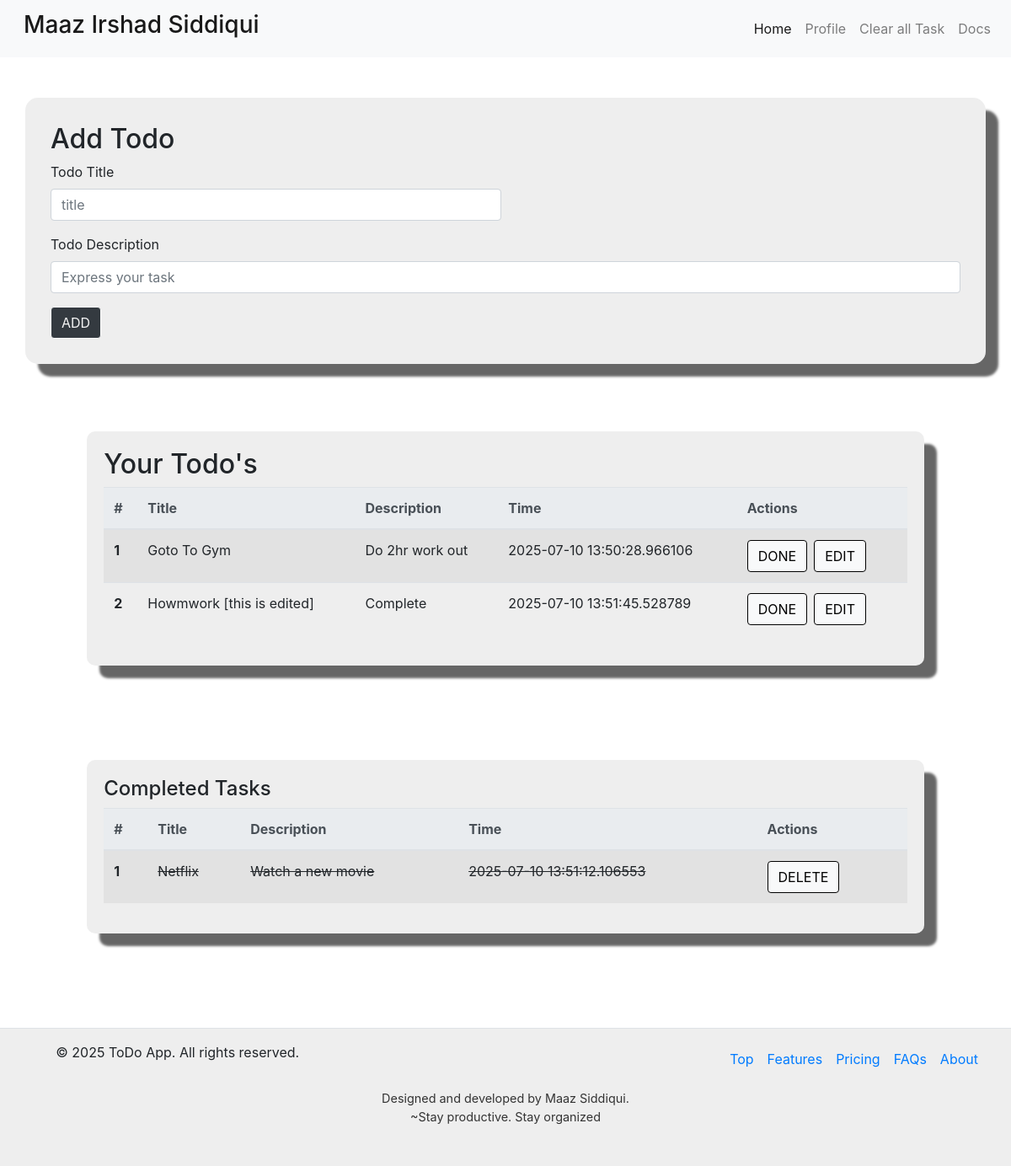
Before: / with the older database file.
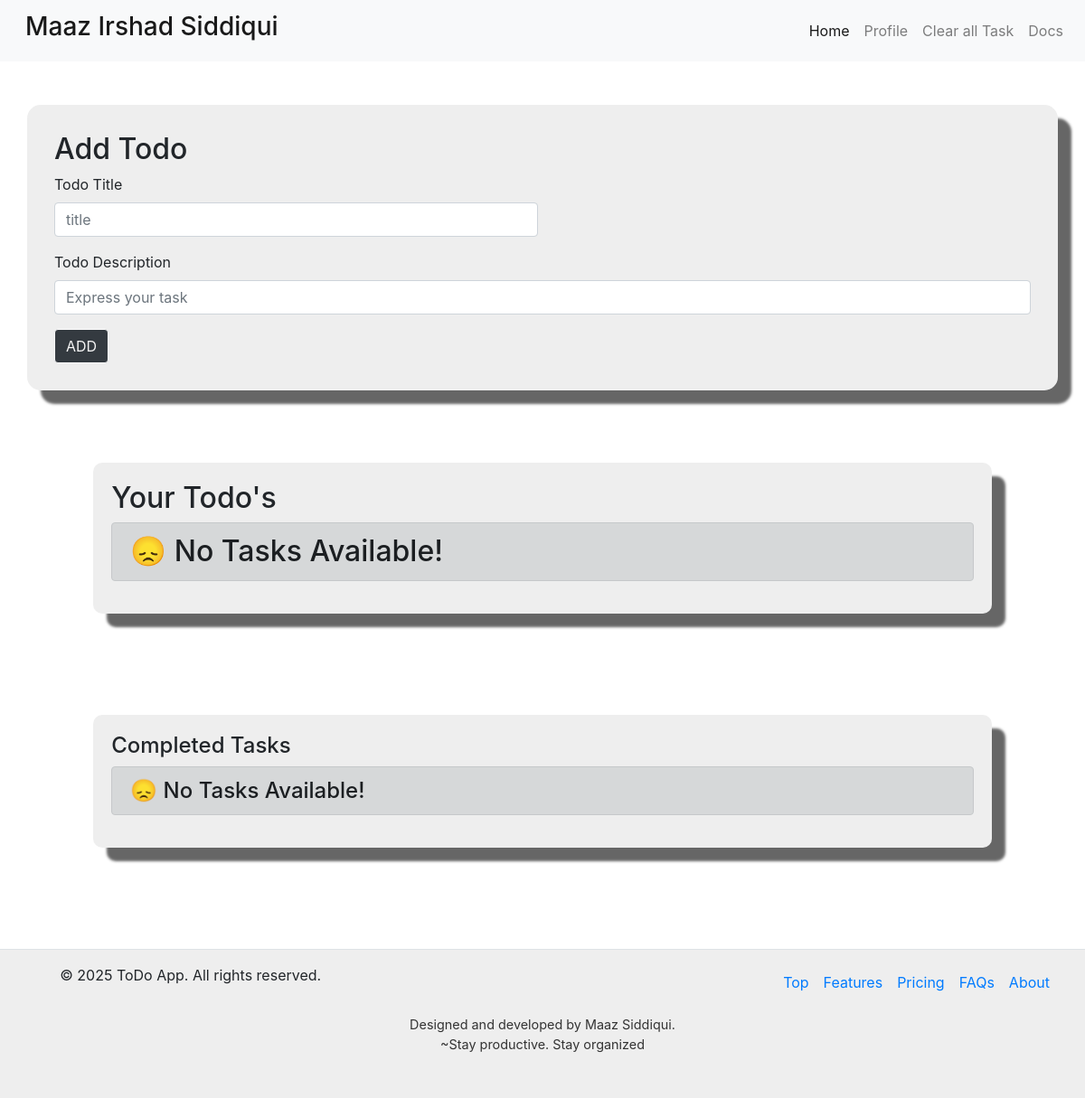
After: the same page with the newer database file.
### app.py (models this page shows)
class Todo(db.Model):
    sno = db.Column(db.Integer, primary_key=True)
    title = db.Column(db.String(200), nullable=False)
    content = db.Column(db.String(500), nullable=False)
    date = db.Column(db.DateTime, default=datetime.utcnow)

class DeletedTodo(db.Model):
    id = db.Column(db.Integer, primary_key=True)
    sno = db.Column(db.Integer, nullable=False)
    title = db.Column(db.String(200), nullable=False)
    content = db.Column(db.String(500), nullable=False)
    date = db.Column(db.DateTime, default=datetime.utcnow)

### app.py (the view, shortened to what this page needs)
@app.route('/', methods=['POST', 'GET'])
def home():
    all_todo = Todo.query.all()
    del_all_todo = DeletedTodo.query.all()
    return render_template('index.html', all_todo=all_todo, deltodo=del_all_todo)

### templates/index.html (shortened to what this page needs)
{% extends 'base.html' %}
{% block body %}
<div class="container mt-5">
  <form action="/" method="POST">
    <h2>Add Todo</h2>
    <div class="form-row">
      <div class="form-group col-md-6">
        <label for="title">Todo Title</label>
        <input
          required
          type="text"
          class="form-control"
          name="title"
          id="title"
          placeholder="title"
        />
      </div>
    </div>
    <div class="form-group">
      <label for="desc">Todo Description</label>
      <input
        type="text"
        required
        class="form-control"
        id="desc"
        name="desc"
        placeholder="Express your task"
      />
    </div>
    <button type="submit" class="addbt btn btn-dark">ADD</button>
  </form>
</div>
<div class="container-fluid d-flex justify-content-center p-5 my-3">
  <div class="table-container w-100">
    <h2>Your Todo's</h2>
    {% if all_todo %}
    <div class="table-responsive">
      <table class="table table-striped table-hover">
        <thead class="thead-light">
          <tr>
            <th scope="col">#</th>
            <th scope="col">Title</th>
            <th scope="col">Description</th>
            <th scope="col">Time</th>
            <th scope="col">Actions</th>
          </tr>
        </thead>
        <tbody>
          {% for i in all_todo %}
          <tr>
            <th scope="row">{{ loop.index }}</th>
            <td>{{ i.title }}</td>
            <td>{{ i.content }}</td>
            <td>{{ i.date }}</td>
            <td>
              <div class="d-flex">
                <a href="/done/{{ i.sno }}">
                  <button type="button" class="btn btn-light mr-2">DONE</button>
                </a>
                <a href="/edit/{{ i.sno }}">
                  <button type="button" class="btn btn-light mr-2">EDIT</button>
                </a>
              </div>
            </td>
          </tr>
          {% endfor %}
        </tbody>
      </table>
    </div>
    {% else %}
    <h2 class="alert alert-dark" role="alert">😞 No Tasks Available!</h2>
    {% endif %}
  </div>
</div>
<div class="d-flex justify-content-center p-5 my-3">
  <div class="table-container w-100">
    <h4>Completed Tasks</h4>
    {% if deltodo %}
    <div class="table-responsive">
      <table class="table table-striped table-hover">
        <thead class="thead-light">
          <tr>
            <th scope="col">#</th>
            <th scope="col">Title</th>
            <th scope="col">Description</th>
            <th scope="col">Time</th>
            <th scope="col">Actions</th>
          </tr>
        </thead>
        <tbody>
          {% for i in deltodo %}
          <tr>
            <th scope="row">{{ loop.index }}</th>
            <td><s>{{ i.title }}</s></td>
            <td><s>{{ i.content }}</s></td>
            <td><s>{{ i.date }}</s></td>
            <td>
              <div class="d-flex">
                <a href="/deldone/{{ i.sno }}">
                  <button type="button" class="btn btn-light mr-2">DELETE</button>
                </a>
              </div>
            </td>
          </tr>
          {% endfor %}
        </tbody>
      </table>
    </div>
    {% else %}
    <h4 class="alert alert-dark" role="alert">😞 No Tasks Available!</h4>
    {% endif %}
  </div>
</div>
{% endblock %}

### templates/base.html (shortened to what this page needs)
<!DOCTYPE html>
<html lang="en">
  <head>
    <link
      rel="stylesheet"
      href="https://cdn.jsdelivr.net/npm/bootstrap@4.1.3/dist/css/bootstrap.min.css"
    />
    <link rel="stylesheet" href="{{url_for('static',filename='style.css')}}" />
  </head>
  <body>
    <nav class="navbar navbar-expand-lg navbar-light bg-light">
      <a class="navbar-brand" href="/"><h3>Maaz Irshad Siddiqui</h3></a>
      <div class="collapse navbar-collapse" id="navbarSupportedContent">
        <ul class="navbar-nav ml-auto">
          <li class="nav-item active">
            <a class="nav-link" href="/"
              >Home <span class="sr-only">(current)</span></a
            >
          </li>
          <li class="nav-item">
            <a class="nav-link" href="/Profile">Profile</a>
          </li>
          <li class="nav-item">
            <a class="nav-link" href="/clear">Clear all Task</a>
          </li>
          <li class="nav-item">
  <a class="nav-link" href="/docs">Docs</a>
</li>
        </ul>
      </div>
    </nav>
    {% block body %} {% endblock %}
  </body>
  <br><br>
  <footer
  class="d-flex flex-wrap  border-top"
  >
  <p class="col-md-4 mb-0 text-body-secondary">
    &COPY; 2025 ToDo App. All rights reserved.
  </p>
  <a
  href="/"
  class="col-md-4 d-flex align-items-center justify-content-center mb-3 mb-md-0 me-md-auto link-body-emphasis text-decoration-none"
  aria-label="Bootstrap"
  >
  <svg class="bi me-2" width="40" height="32" aria-hidden="true">
    <use xlink:href="#bootstrap"></use>
  </svg>
</a>
<ul class="nav col-md-4 justify-content-end">
  <li class="nav-item">
    <a href="/" class="nav-link px-2 text-body-secondary">Top</a>
  </li>
  <li class="nav-item">
    <a href="#" class="nav-link px-2 text-body-secondary">Features</a>
  </li>
  <li class="nav-item">
    <a href="#" class="nav-link px-2 text-body-secondary">Pricing</a>
  </li>
  <li class="nav-item">
    <a href="#" class="nav-link px-2 text-body-secondary">FAQs</a>
  </li>
  <li class="nav-item">
    <a href="#" class="nav-link px-2 text-body-secondary">About</a>
  </li>
</ul>
<blockquote class="footertext">
  Designed and developed by Maaz Siddiqui.<br />~Stay productive. Stay
  organized
</blockquote>
</footer>
</html>

### static/style.css (style rules this page uses)
* { box-sizing: border-box; }
.navbar-brand { padding: 5px 12px; font-size: 1.1rem; border-radius: 10px; }
.container { background-color: rgba(172, 172, 172, 0.205); border-radius: 15px; justify-content: center; padding: 30px; box-shadow: 15px 15px 3px rgba(0, 0, 0, 0.6); margin-bottom: 2rem; }
.table-container { padding: 20px; background-color: rgba(172, 172, 172, 0.205); width: 100%; max-width: 90%; border-radius: 10px; box-shadow: 15px 15px 3px rgba(0, 0, 0, 0.6); overflow-x: auto; }
.btn { color: black; border: 1px solid black; border-radius: 4px; }
.addbt { color: whitesmoke; border: 1px solid white; border-radius: 4px; }
footer { width: 100%; background-color: rgba(172, 172, 172, 0.205); text-align: center; padding: 1rem; }

### templates/base.html (style rules this page uses)
.footertext { text-align: center; padding: 1rem; font-size: 0.9rem; color: #333; position: relative; bottom: 0; width: 100%; }

Changed rows visible on the page:
removed Todo: title "Goto To Gym", content "Do 2hr work out", date "2025-07-10 13:50:28.966106"
removed Todo: title "Howmwork [this is edited]", content "Complete", date "2025-07-10 13:51:45.528789"
removed DeletedTodo: title "Netflix", content "Watch a new movie", date "2025-07-10 13:51:12.106553"
Other visible differences:
text no longer shown: "# Title Description Time Actions # Title Description Time Actions"
text now shown: "😞 No Tasks Available! 😞 No Tasks Available!"
